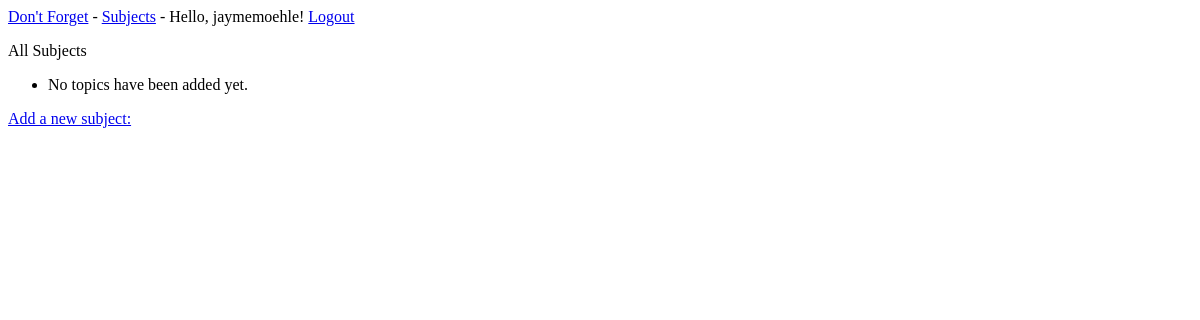
Page /topics/ (signed in) on the earlier database version.
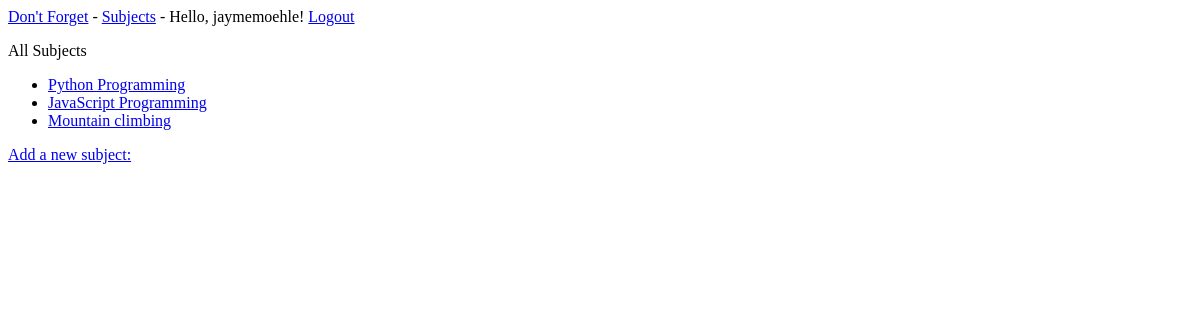
Same page on the later database version.
### dont_forget/models.py (models this page shows)
class Topic(models.Model):
    text = models.CharField(max_length=200)
    created_on = models.DateTimeField(auto_now_add=True)
    owner = models.ForeignKey(User, on_delete=models.CASCADE)
    def __str__(self):
        return self.text

### dont_forget/views.py (the view)
# urls.py: re_path(r'^topics/$', views.topics, name='topics'),
@login_required
def topics(request):
    topics = Topic.objects.filter(owner=request.user).order_by('created_on')
    context = {'topics': topics}
    return render(request, 'dont_forget/topics.html', context)

### dont_forget/templates/dont_forget/topics.html
{% extends 'dont_forget/base.html' %}
{% block content %}
<p>All Subjects</p>
<ul>
    {% for topic in topics %}
        <li><a href = "{% url 'dont_forget:topic' topic.id %}">{{topic}}</a></li>
    {% empty %}
        <li>No topics have been added yet.</li>
    {% endfor %}
</ul>
<a href="{% url 'dont_forget:new_topic' %}">Add a new subject:</a>
{% endblock content %}

### dont_forget/templates/dont_forget/base.html
<p>
    <a href = "{% url 'dont_forget:index' %}">Don't Forget</a> -
    <a href = "{% url 'dont_forget:topics' %}">Subjects</a> -
    {% if user.is_authenticated %}
    Hello, {{user.username}}!
    <a href="{% url 'users:logout' %}">Logout</a>
    {% else %}
    <a href="{% url 'users:register' %}">Register</a> -
    <a href="{% url 'users:login' %}">Login</a>
    {% endif %}
</p>
{% block content %}
{% endblock content %}

Differences in the rows shown:
now on this page (row edited): Topic: text "Python Programming"
now on this page (row edited): Topic: text "JavaScript Programming"
now on this page (row edited): Topic: text "Mountain climbing"
Other differences:
text no longer shown: "No topics have been added yet."
